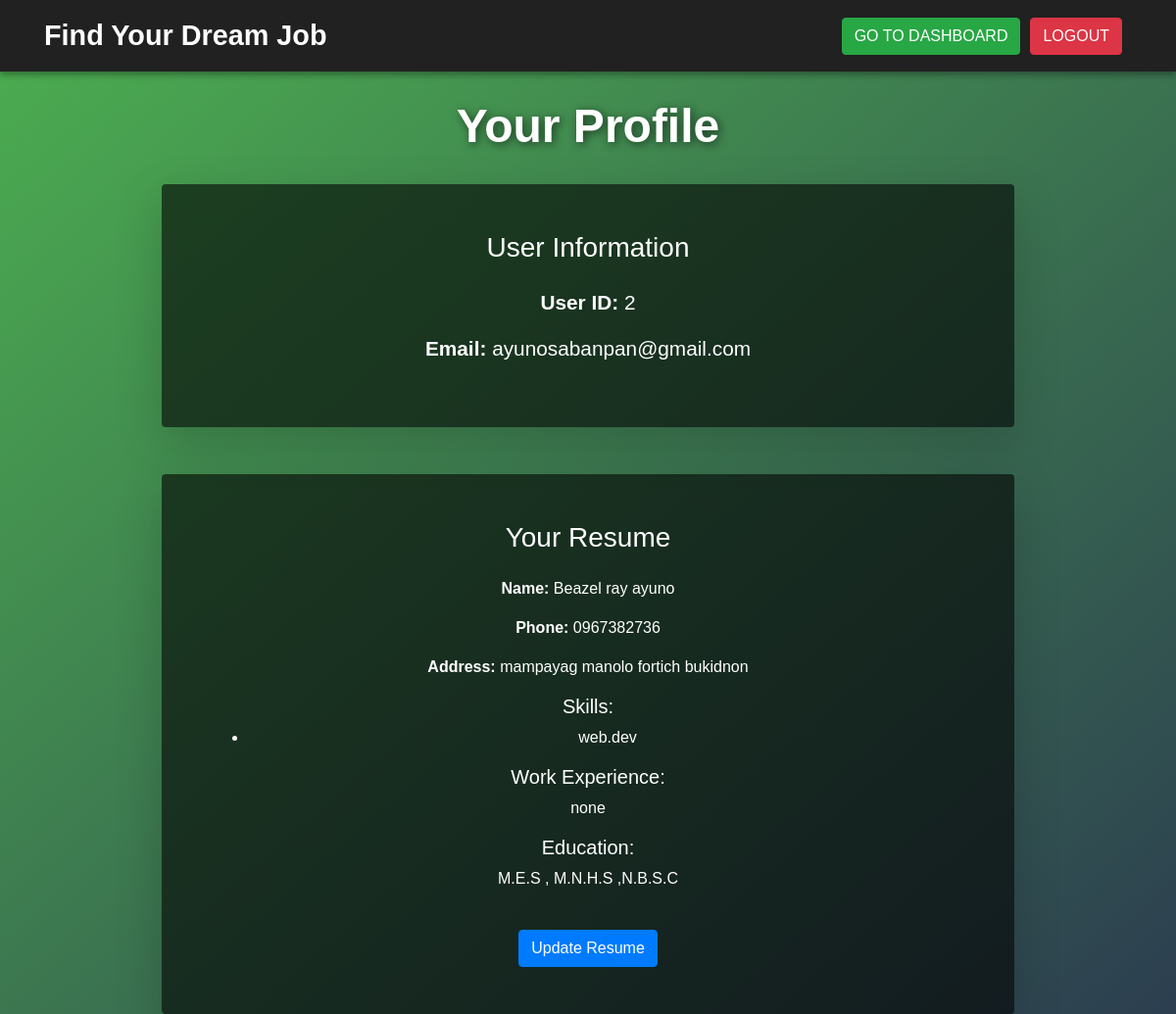
The app's page /profile.php (signed in) with its own data.
### tables this page shows
CREATE TABLE `resumes` (
  `id` int(11) NOT NULL,
  `user_id` int(11) NOT NULL,
  `name` varchar(255) NOT NULL,
  `phone` varchar(20) NOT NULL,
  `address` text NOT NULL,
  `skills` text NOT NULL,
  `experience` text NOT NULL,
  `education` text NOT NULL
);

### profile.php (the view, shortened to what this page needs)
<?php
$user_id = $_SESSION["id"];
require_once "config.php";
$stmt = $pdo->prepare("SELECT name, phone, address, skills, experience, education FROM resumes WHERE user_id = ?");
$stmt->execute([$user_id]);
$resume = $stmt->fetch(PDO::FETCH_ASSOC);
$resume_exists = ($resume !== false);
?>
<!DOCTYPE html>
<html lang="en">
<head>
    <link rel="stylesheet" href="https://stackpath.bootstrapcdn.com/bootstrap/4.5.2/css/bootstrap.min.css">
</head>
<body>
    <nav class="navbar navbar-expand-lg">
        <div class="container">
            <a class="navbar-brand" href="#">Find Your Dream Job</a>
            <div class="navbar-nav ml-auto">
                <a href="dashboard.php" class="btn btn-success">Go to Dashboard</a>
                <a href="logout.php" class="btn btn-danger">Logout</a>
            </div>
        </div>
    </nav>
    <div class="container profile-container">
        <h1 class="profile-title">Your Profile</h1>
        <div class="profile-details">
            <div class="card shadow-lg p-5 rounded">
                <h3 class="text-center mb-4">User Information</h3>
                <p><strong>User ID:</strong> <?php echo $user_id; ?></p>
                <p><strong>Email:</strong> <?php echo htmlspecialchars($_SESSION["personal_email"]); ?></p>
            </div>
        </div>
        <div class="card mt-5 shadow-lg p-5 rounded">
            <h3 class="text-center mb-4">Your Resume</h3>
            <?php if ($resume_exists): ?>
                <p><strong>Name:</strong> <?php echo htmlspecialchars($resume['name']); ?></p>
                <p><strong>Phone:</strong> <?php echo htmlspecialchars($resume['phone']); ?></p>
                <p><strong>Address:</strong> <?php echo htmlspecialchars($resume['address']); ?></p>
                <h5>Skills:</h5>
                <ul>
                    <?php foreach (explode(",", $resume['skills']) as $skill): ?>
                        <li><?php echo htmlspecialchars($skill); ?></li>
                    <?php endforeach; ?>
                </ul>
                <h5>Work Experience:</h5>
                <p><?php echo nl2br(htmlspecialchars($resume['experience'])); ?></p>
                <h5>Education:</h5>
                <p><?php echo nl2br(htmlspecialchars($resume['education'])); ?></p>
                <div class="mt-4 text-center">
                    <a href="update_resume.php" class="btn btn-primary">Update Resume</a>
                </div>
            <?php else: ?>
                <p>No resume submitted yet.</p>
                <button class="btn btn-primary" data-toggle="modal" data-target="#createResumeModal">Create Your Resume</button>
            <?php endif; ?>
        </div>
    </div>
</body>
</html>

### profile.php (style rules this page uses)
body { margin: 0; padding: 0; font-family: 'Arial', sans-serif; background: linear-gradient(to bottom right, #4CAF50, #2c3e50); color: #fff; min-height: 100vh; display: flex; flex-direction: column; align-items: center; }
.navbar { background-color: #212121; box-shadow: 0 4px 6px rgba(0, 0, 0, 0.3); position: fixed; top: 0; left: 0; width: 100%; z-index: 1000; padding: 10px 20px; }
.navbar-brand { color: #fff; font-size: 1.8rem; font-weight: bold; }
.navbar-nav .btn { color: white; text-transform: uppercase; margin-right: 10px; }
.profile-container { text-align: center; margin-top: 100px; width: 90%; max-width: 900px; }
.profile-title { font-size: 3rem; margin-bottom: 30px; color: #fff; font-weight: bold; text-shadow: 2px 2px 10px rgba(0, 0, 0, 0.6); }
.profile-details { font-size: 1.3rem; color: #fff; }
.card { background: rgba(0, 0, 0, 0.6); border: none; color: #fff; box-shadow: 0 4px 15px rgba(0, 0, 0, 0.3); transition: transform 0.3s ease, box-shadow 0.3s ease; }

### records on screen
resumes: name "Beazel ray ayuno", phone "0967382736", address "mampayag manolo fortich bukidnon", skills "web.dev", experience "none", education "M.E.S , M.N.H.S ,N.B.S.C"

### other values on screen
$user_id "2"
$_SESSION["personal_email"] "ayunosabanpan@gmail.com"
